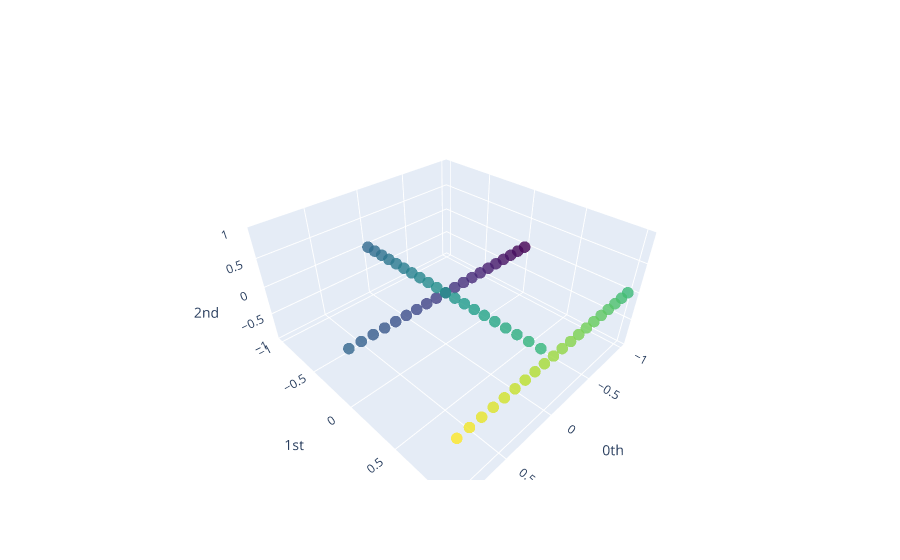

Here is the notebook cell this chart was saved with:
### Code cell
# First generate the point cloud
line1=[[x, 0, 0] for x in np.arange(-1,1, 1/10)]
line2=[[0, y, 0] for y in np.arange(-1,1, 1/10)]
line3=[[x, 1, 0] for x in np.arange(-1,1, 1/10)]
lines=np.array(line1+line2+line3)

# Plot the point cloud
plot_point_cloud(lines)

### Figure 1 — Plotly figure (JSON) as saved in the notebook; plotly's stock layout.template omitted (floating-point values rounded to 4 significant figures)
{"data": [{"marker": {"color": [0, 1, 2, 3, 4, 5, 6, 7, 8, 9, 10, 11, 12, 13, 14, 15, 16, 17, 18, 19, 20, 21, 22, 23, 24, 25, 26, 27, 28, 29, 30, 31, 32, 33, 34, 35, 36, 37, 38, 39, 40, 41, 42, 43, 44, 45, 46, 47, 48, 49, 50, 51, 52, 53, 54, 55, 56, 57, 58, 59], "colorscale": [[0, "#440154"], [0.1111, "#482878"], [0.2222, "#3e4989"], [0.3333, "#31688e"], [0.4444, "#26828e"], [0.5556, "#1f9e89"], [0.6667, "#35b779"], [0.7778, "#6ece58"], [0.8889, "#b5de2b"], [1, "#fde725"]], "opacity": 0.8, "size": 4}, "mode": "markers", "type": "scatter3d", "x": [-1, -0.9, -0.8, -0.7, -0.6, -0.5, -0.4, -0.3, -0.2, -0.1, -2.22e-16, 0.1, 0.2, 0.3, 0.4, 0.5, 0.6, 0.7, 0.8, 0.9, 0, 0, 0, 0, 0, 0, 0, 0, 0, 0, 0, 0, 0, 0, 0, 0, 0, 0, 0, 0, -1, -0.9, -0.8, -0.7, -0.6, -0.5, -0.4, -0.3, -0.2, -0.1, -2.22e-16, 0.1, 0.2, 0.3, 0.4, 0.5, 0.6, 0.7, 0.8, 0.9], "y": [0, 0, 0, 0, 0, 0, 0, 0, 0, 0, 0, 0, 0, 0, 0, 0, 0, 0, 0, 0, -1, -0.9, -0.8, -0.7, -0.6, -0.5, -0.4, -0.3, -0.2, -0.1, -2.22e-16, 0.1, 0.2, 0.3, 0.4, 0.5, 0.6, 0.7, 0.8, 0.9, 1, 1, 1, 1, 1, 1, 1, 1, 1, 1, 1, 1, 1, 1, 1, 1, 1, 1, 1, 1], "z": [0, 0, 0, 0, 0, 0, 0, 0, 0, 0, 0, 0, 0, 0, 0, 0, 0, 0, 0, 0, 0, 0, 0, 0, 0, 0, 0, 0, 0, 0, 0, 0, 0, 0, 0, 0, 0, 0, 0, 0, 0, 0, 0, 0, 0, 0, 0, 0, 0, 0, 0, 0, 0, 0, 0, 0, 0, 0, 0, 0]}], "layout": {"scene": {"xaxis": {"exponentformat": "e", "showexponent": "all", "title": {"text": "0th"}, "type": "linear"}, "yaxis": {"exponentformat": "e", "showexponent": "all", "title": {"text": "1st"}, "type": "linear"}, "zaxis": {"exponentformat": "e", "showexponent": "all", "title": {"text": "2nd"}, "type": "linear"}}}}
